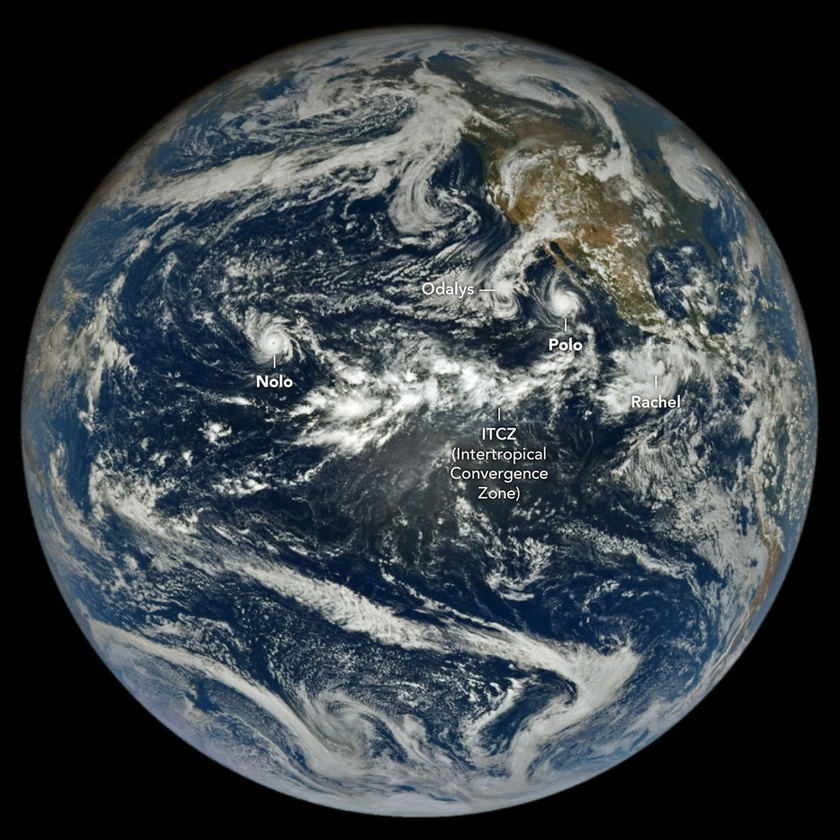
#> input picture data/images/polonolo.jpeg, 840 x 840 px, shrunk from 1440 x 1440 before the run, found by its file name
$ python main.py
#> lines starting #> are read from the running program, lines starting #| are printed output that depends on the picture; after the words box and inside, x2 and y2 are one past the last pixel; in counts of white or black regions, pixels touching at a corner belong together
### src/image_loader.py
import cv2


def load_image(path):
#> called with path = 'data/images/polonolo.jpeg'
    image = cv2.imread(path)
#> image is the input picture: shape (840, 840, 3); mean B, G, R 71.6, 67.5, 60.3

    if image is None:
        raise FileNotFoundError(f"Could not load image: {path}")

    return image

### src/anomaly_detector.py
import cv2
import numpy as np


def detect_anomalies(image):
    gray = cv2.cvtColor(image, cv2.COLOR_BGR2GRAY)
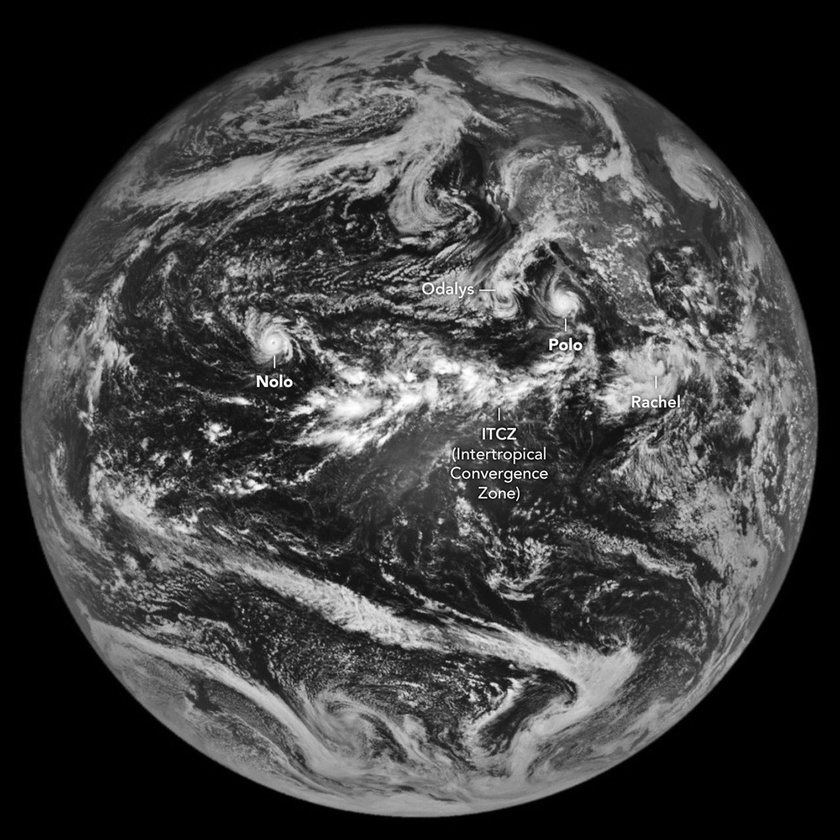
#> gray: shape (840, 840); min 0, max 255, mean 65.8

    blurred = cv2.GaussianBlur(gray, (21, 21), 0)
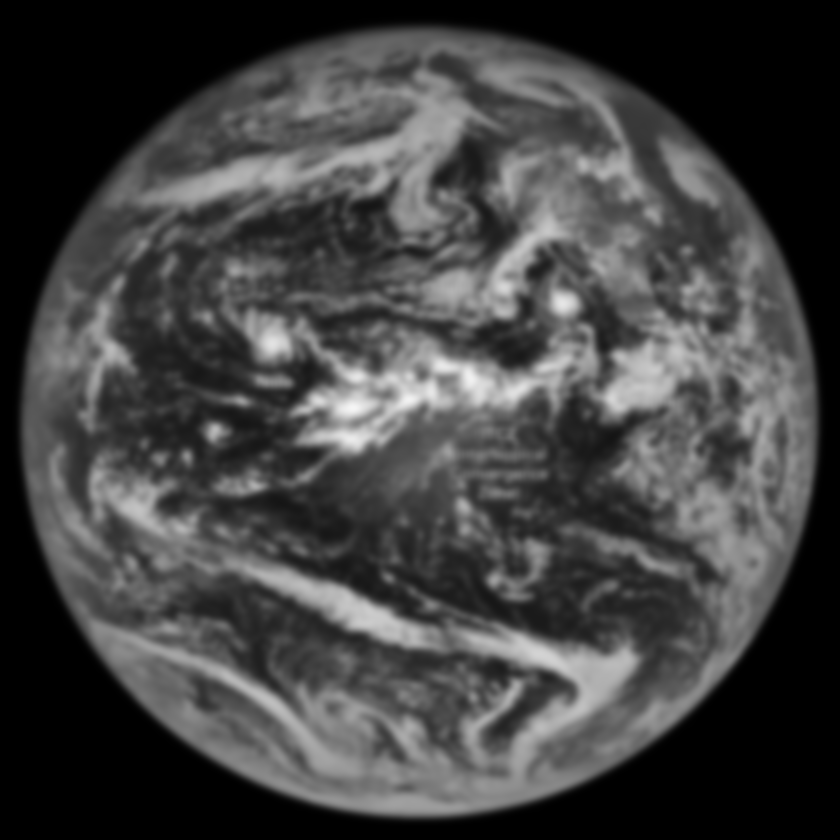
#> blurred: shape (840, 840); min 0, max 245, mean 65.8
    difference = cv2.absdiff(gray, blurred)
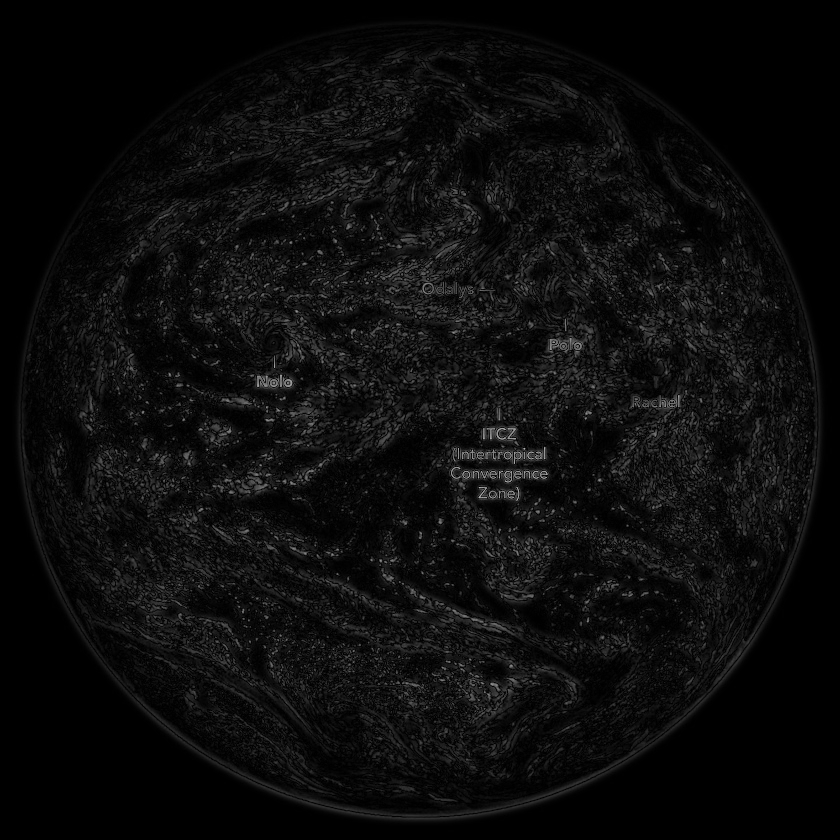
#> difference: shape (840, 840); min 0, max 181, mean 12.3

    # Only keep the strongest 2% of unusual regions
    threshold_value = np.percentile(difference, 98)
#> threshold_value = 58

    _, anomalies = cv2.threshold(
        difference,
        max(30, threshold_value),
        255,
        cv2.THRESH_BINARY
    )
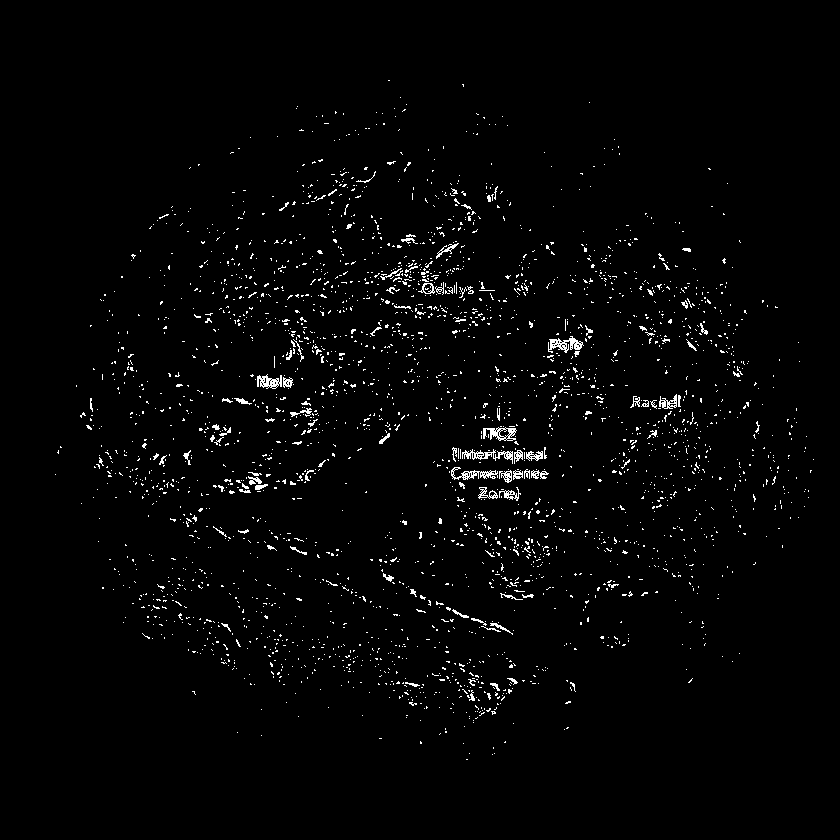
#> anomalies: shape (840, 840); 2% white in thin lines or dots, all inside (x1, y1, x2, y2) = (55, 80, 814, 760)

    # Remove tiny noisy regions
    kernel = np.ones((5, 5), np.uint8)
    anomalies = cv2.morphologyEx(anomalies, cv2.MORPH_OPEN, kernel)
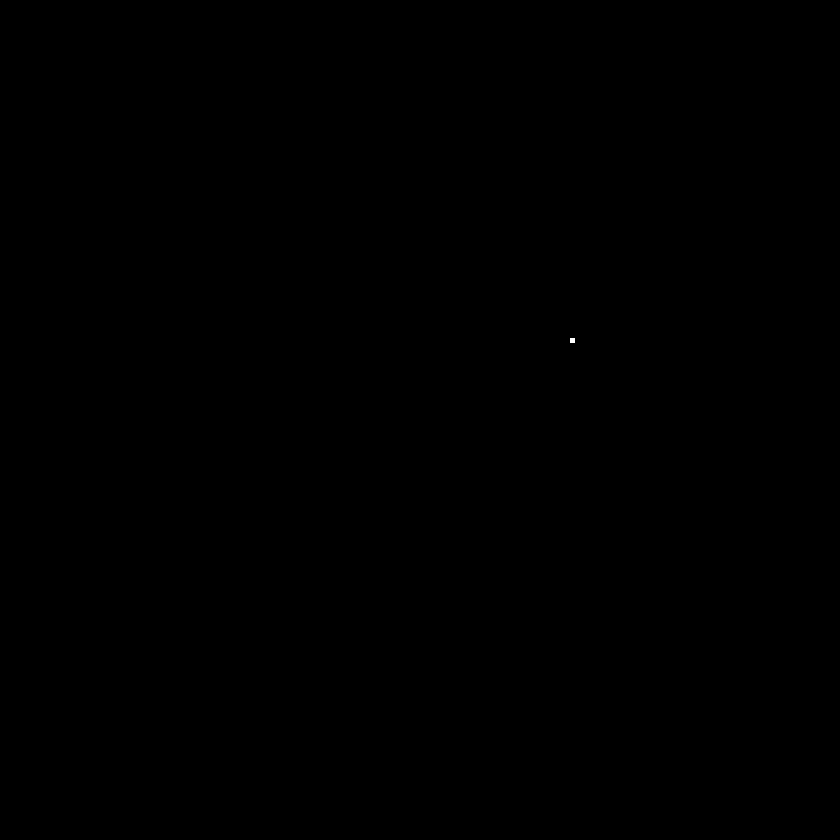
#> anomalies: shape (840, 840); 0% white; 1 white region, box (x1, y1, x2, y2) and area: (570, 338, 575, 343) 25

    return anomalies > 0

### src/main.py
import cv2

from image_loader import load_image
from anomaly_detector import detect_anomalies

image = load_image("data/images/polonolo.jpeg")

anomalies = detect_anomalies(image)
anomaly_percentage = (anomalies.sum() / anomalies.size) * 100
#> anomaly_percentage = 0.00354

# Convert anomaly mask to an image
mask = anomalies.astype("uint8") * 255

# Find separate anomaly regions
contours, _ = cv2.findContours(
    mask,
    cv2.RETR_EXTERNAL,
    cv2.CHAIN_APPROX_SIMPLE
)
#> contours = [[[570, 338], [570, 342], [574, 342], [574, 338]]]

result = image.copy()

count = 0

for contour in contours:
    area = cv2.contourArea(contour)

    if area > 20:
        x, y, w, h = cv2.boundingRect(contour)

        cv2.rectangle(
            result,
            (x, y),
            (x + w, y + h),
            (0, 0, 255),
            2
        )

        count += 1
#> this loop made 1 pass
#> (contour, area) on pass 1: ([[570, 338], [570, 342], [574, 342], [574, 338]], 16)
#> after the loop, count = 0
cv2.putText(
    result,
    f"Anomalies: {count} | {anomaly_percentage:.2f}%",
    (20, 40),
    cv2.FONT_HERSHEY_SIMPLEX,
    1,
    (0, 0, 255),
    2
)
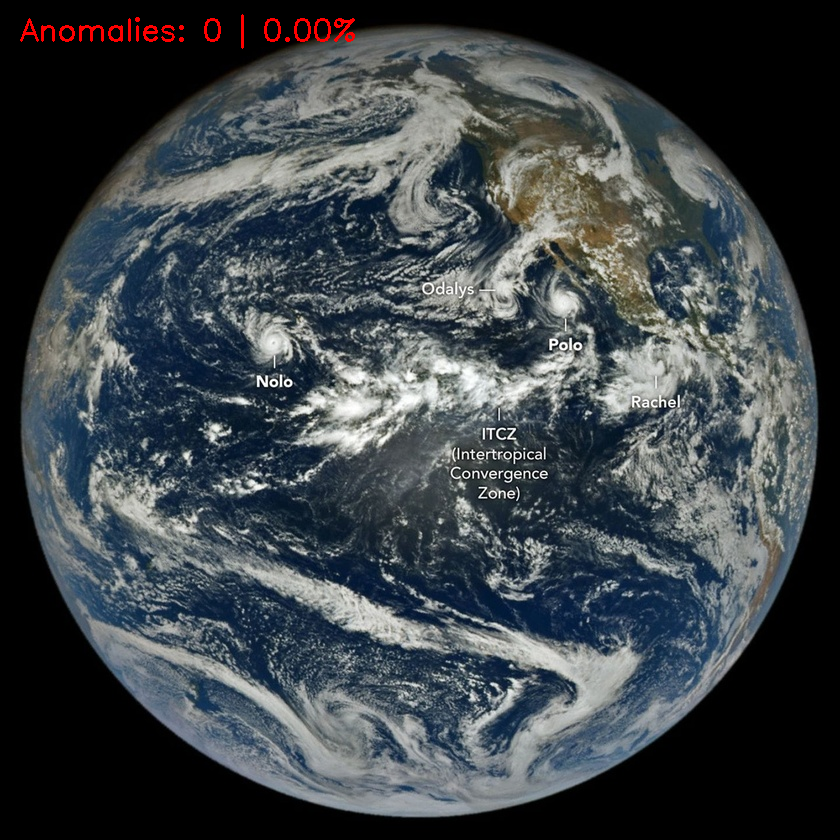
#> result: shape (840, 840, 3); 0.31% of pixels changed, all inside (x1, y1, x2, y2) = (20, 14, 355, 49)
print("Anomaly regions detected:", count)
#| Anomaly regions detected: 0
print("Anomaly percentage:", round(anomaly_percentage, 2), "%")
#| Anomaly percentage: 0.0 %

cv2.imwrite(
    "data/results/anomaly_boxes.jpg",
    result
)

print("Result saved to data/results/anomaly_boxes.jpg")
